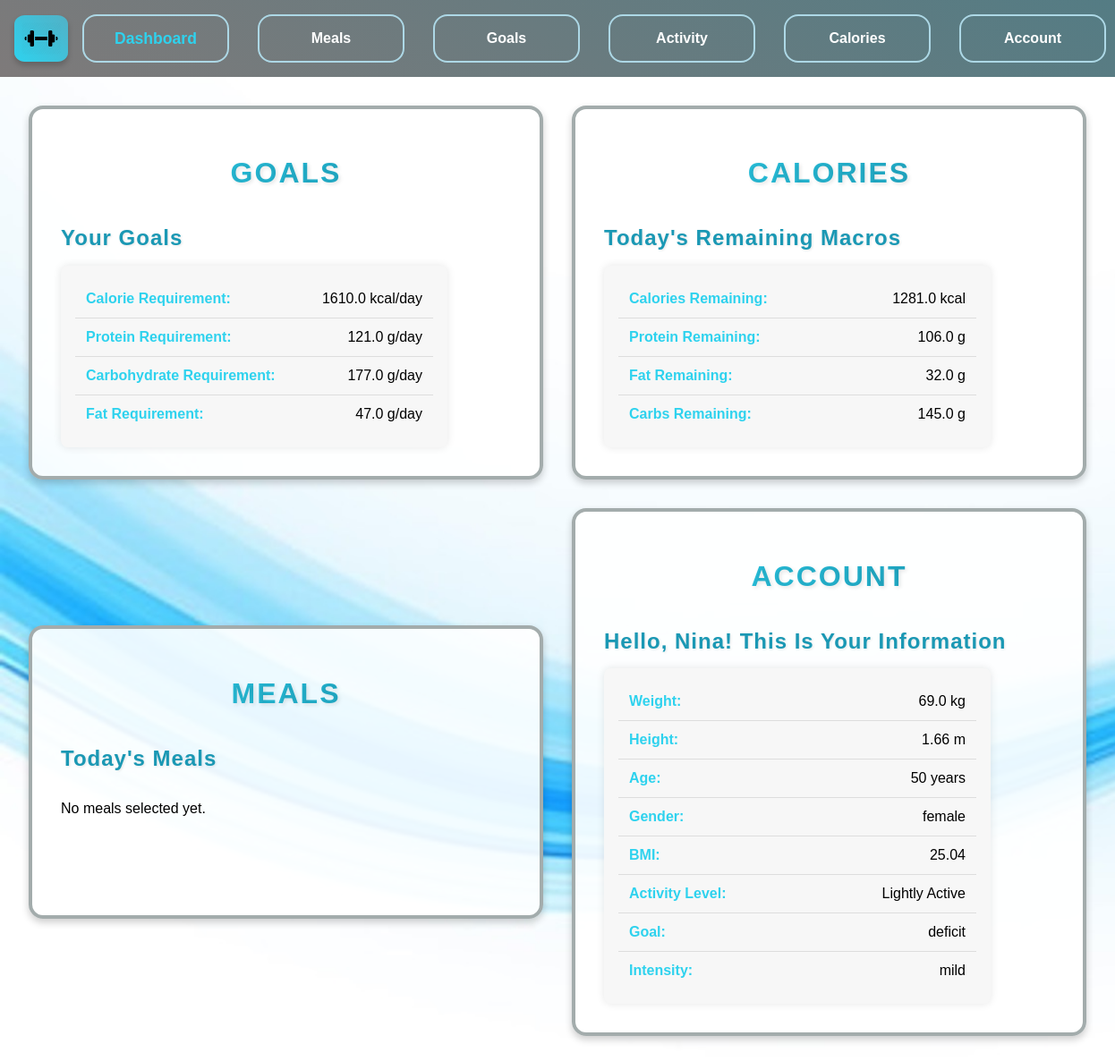
Before: /dashboard (signed in) with the older database file.
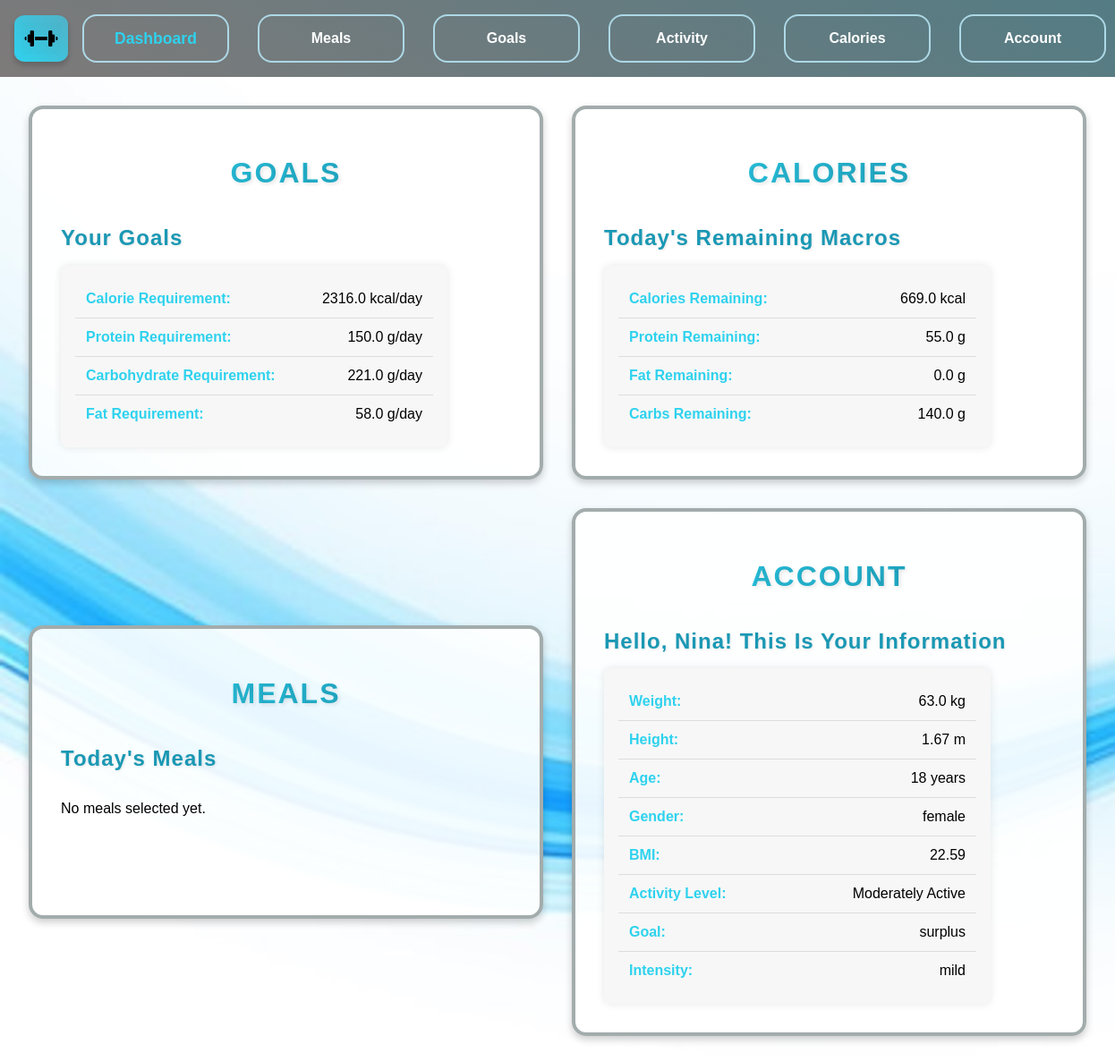
After: the same page with the newer database file.
### app.py (models this page shows, shortened)
class User(db.Model):
    id = db.Column(db.Integer, primary_key=True)
    username = db.Column(db.String(100))
    weight = db.Column(db.Float, default=90)
    height = db.Column(db.Float, default=1.75)
    age = db.Column(db.Integer, default=48)
    gender = db.Column(db.String(10), default='male')
    bmi = db.Column(db.Float)
    bmr = db.Column(db.Float)
    tdee = db.Column(db.Float)
    exercise_level = db.Column(db.String(20), default='sedentary')
    goal = db.Column(db.String(20), default='maintain')
    intensity = db.Column(db.String(20))
    caloriesRequired = db.Column(db.Float)
    proteinRatio = db.Column(db.Float)
    fatRatio = db.Column(db.Float)
    carbRatio = db.Column(db.Float)
    proteinRequired = db.Column(db.Float)
    fatRequired = db.Column(db.Float)
    carbRequired = db.Column(db.Float)
    caloriesRemaining = db.Column(db.Float)
    proteinRemaining = db.Column(db.Float)
    fatRemaining = db.Column(db.Float)
    carbRemaining = db.Column(db.Float)
    last_reset = db.Column(db.Date, default=lambda: datetime.now(timezone.utc).date())
    meals = db.relationship('UserMeals', backref='user', lazy=True, cascade="all, delete-orphan")

### app.py (the view)
@app.route('/dashboard')
def dashboard():
    if 'username' not in session:
        return redirect(url_for('login'))
    username = session.get('username')
    found_user = User.query.filter_by(username=username).first()
    if not user_details_complete(found_user):
        flash("Please complete your account details before using the program.", "warning")
        return redirect(url_for('account'))
    today = datetime.now(timezone.utc).date()
    user_meals = (
        db.session.query(UserMeals, Meal)
        .join(Meal)
        .filter(UserMeals.user_id == found_user.id)
        .filter(UserMeals.date_added >= today)
        .all()
    )
    return render_template('dashboard.html',
                           username=username,
                           user_db=found_user,
                           user_meals=user_meals
                           )

### modules.py (called while the page is built)
def user_details_complete(user):
    return all([
        user.weight is not None,
        user.height is not None,
        user.age is not None,
        user.gender is not None,
        user.exercise_level is not None,
        user.caloriesRequired is not None,
        user.proteinRequired is not None,
        user.fatRequired is not None,
        user.carbRequired is not None
    ])

### templates/dashboard.html (shortened to what this page needs)
{% extends "base.html" %}
{% block content %}
<div class="content">
    <div class="section-box">
        <h1>Goals</h1>
        <h3>Your Goals</h3>
        <ul class="user-list">
            <li><strong>Calorie Requirement:</strong> {{ user_db.caloriesRequired if user_db.caloriesRequired else 'Not Set' }} kcal/day</li>
            <li><strong>Protein Requirement:</strong> {{ user_db.proteinRequired if user_db.proteinRequired else 'Not Set' }} g/day</li>
            <li><strong>Carbohydrate Requirement:</strong> {{ user_db.carbRequired if user_db.carbRequired else 'Not Set' }} g/day</li>
            <li><strong>Fat Requirement:</strong> {{ user_db.fatRequired if user_db.fatRequired else 'Not Set' }} g/day</li>
        </ul>
    </div>
    <div class="section-box">
        <h1>Calories</h1>
        <h3>Today's Remaining Macros</h3>
        <ul class="user-list">
            <li><strong>Calories Remaining:</strong> {{ user_db.caloriesRemaining }} kcal</li>
            <li><strong>Protein Remaining:</strong> {{ user_db.proteinRemaining }} g</li>
            <li><strong>Fat Remaining:</strong> {{ user_db.fatRemaining }} g</li>
            <li><strong>Carbs Remaining:</strong> {{ user_db.carbRemaining }} g</li>
        </ul>
    </div>
    <div class="section-box">
        <h1>Meals</h1>
        <h3>Today's Meals</h3>
        {% if user_meals %}
            <table>
                <thead>
                    <tr>
                        <th>Meal Name</th>
                        <th>Amount (g)</th>
                        <th>Calories</th>
                        <th>Protein (g)</th>
                        <th>Carbs (g)</th>
                        <th>Fat (g)</th>
                    </tr>
                </thead>
                <tbody>
                    {% for user_meal, meal in user_meals %}
                    <tr>
                        <td>{{ meal.food_name }}</td>
                        <td>{{ user_meal.amount }}</td>
                        <td>{{ user_meal.calories }}</td>
                        <td>{{ user_meal.protein }}</td>
                        <td>{{ user_meal.carbs }}</td>
                        <td>{{ user_meal.fat }}</td>
                    </tr>
                    {% endfor %}
                </tbody>
            </table>
        {% else %}
            <p>No meals selected yet.</p>
        {% endif %}
    </div>
    <div class="section-box">
        <h1>Account</h1>
        <h3>Hello, {{ user_db.username }}! This is your information</h3>
        <ul class="user-list">
            <li><strong>Weight:</strong> {{ user_db.weight if user_db.weight else 90 }} kg</li>
            <li><strong>Height:</strong> {{ user_db.height if user_db.height else 1.75 }} m</li>
            <li><strong>Age:</strong> {{ user_db.age if user_db.age else 48 }} years</li>
            <li><strong>Gender:</strong> {{ user_db.gender if user_db.gender else 'male' }}</li>
            <li><strong>BMI:</strong> {{ user_db.bmi if user_db.bmi else 'Not Calculated' }}</li>
            <li><strong>Activity Level:</strong> {{ user_db.exercise_level.replace("_", " ").title() if user_db.exercise_level else 'Not Set' }}</li>
            <li><strong>Goal:</strong> {{ user_db.goal if user_db.goal else 'Not Set' }}</li>
            <li><strong>Intensity:</strong> {{ user_db.intensity if user_db.intensity else 'Not Set' }}</li>
        </ul>
    </div>
</div>
{% endblock %}

### templates/base.html (shortened to what this page needs)
<!DOCTYPE html>
<html lang="en">
<head>
    <link rel="stylesheet" href="{{ url_for('static', filename='style.css') }}">
<body>
    <nav class="navbar">
        <ul class="navbar_items">
            <li>
                <img src="{{ url_for('static', filename='images/icon.png') }}" height="45" class="navbar_logo"/>
            </li>
            <li>
                <a href=/dashboard class="navbar_links {% if request.path == '/dashboard' %}active{% endif %}">Dashboard</a>
            </li>
            <li>
                <a href="/meals" class="navbar_links {% if request.path == '/meals' %}active{% endif %}">Meals</a>
            </li>
            <li>
                <a href="/goals" class="navbar_links {% if request.path == '/goals' %}active{% endif %}">Goals</a>
            </li>
            <li>
                <a href="/activity" class="navbar_links {% if request.path == '/activity' %}active{% endif %}">Activity</a>
            </li>
            <li>
                <a href="/calories" class="navbar_links {% if request.path == '/calories' %}active{% endif %}">Calories</a>
            </li>
            <li>
                <a href="/account" class="navbar_links {% if request.path == '/account' %}active{% endif %}">Account</a>
            </li>
        </ul>
    </nav>
    <main>
        {% block content %}  {% endblock %}
    </main>
</body>
</html>

### static/style.css (style rules this page uses)
html, body { background-image: url("./images/background.jpg"); background-size: cover; background-attachment: fixed; height: 100%; margin: 0rem; display: flex; flex-direction: column; box-sizing: border-box; font-family: sans-serif; }
.navbar_items { list-style-type: none; background: linear-gradient(30deg, #7e7a7a, #547c84); padding: 0 1rem; margin: 0; display: flex; justify-content: space-around; align-items: center; }
.navbar_links { padding: 1rem; width: 10rem; color: white; text-decoration: none; font-weight: bold; transition: all 0.3s ease; display: flex; justify-content: center; }
.navbar li { margin: 1rem; width: 10rem; border: 2px solid lightblue; border-radius: 1rem; display: flex; justify-content: center; }
.navbar_links.active { font-weight: bold; color: #2ed2ee; transform: scale(1.1); }
.navbar_logo { border-radius: 20%; width: 2.75rem; height: 2.25rem; background: linear-gradient(45deg, #2ed2ee, #52b1c6); padding: 0.5rem; box-shadow: 0px 4px 6px rgba(0, 0, 0, 0.2); transition: transform 0.3s ease-in-out, box-shadow 0.3s ease-in-out; }
.navbar_items li:first-child { border: none; background: transparent; margin: 0; padding: 0; width: auto; }
.section-box { display: flex; flex-direction: column; flex-grow: 1; border: 0.3rem solid rgb(163, 172, 172); padding: 2rem; margin: 1rem; border-radius: 1rem; background-color: rgba(255, 255, 255, 0.9); width: 40%; box-shadow: 0 0.25rem 0.5rem rgba(0, 0, 0, 0.2); transition: transform 0.3s ease-in-out; overflow: hidden; min-height: 16rem; }
.content { display: flex; flex-wrap: wrap; justify-content: space-between; align-items: center; padding: 1rem; }
h1 { font-size: 2rem; font-weight: bold; text-align: center; text-transform: uppercase; background: linear-gradient(45deg, #2ed2ee, #1a98b4); background-clip: text; -webkit-background-clip: text; color: transparent; letter-spacing: 2px; text-shadow: 2px 2px 4px rgba(0, 0, 0, 0.1); margin-bottom: 1rem; }
h3 { font-size: 1.5rem; font-weight: bold; color: #1a98b4; text-transform: capitalize; letter-spacing: 1px; margin-bottom: 0.75rem; padding-bottom: 0.3rem; display: inline-block; text-shadow: 1px 1px 3px rgba(0, 0, 0, 0.1); }
.user-list { list-style: none; padding: 1rem; margin: 0; background: #f7f7f7; border-radius: 0.5rem; box-shadow: 0 0 10px rgba(0, 0, 0, 0.1); max-width: 400px; }
.user-list li { padding: 0.75rem; font-size: 1rem; border-bottom: 1px solid #ddd; display: flex; justify-content: space-between; }
.user-list li:last-child { border-bottom: none; }
.user-list li strong { color: #2ed2ee; }

Changed rows visible on the page:
changed User "Nina": caloriesRequired "1610.0" → "2316.0"; proteinRequired "121.0" → "150.0"; carbRequired "177.0" → "221.0"; fatRequired "47.0" → "58.0"; caloriesRemaining "1281.0" → "669.0"; proteinRemaining "106.0" → "55.0"; fatRemaining "32.0" → "0.0"; carbRemaining "145.0" → "140.0"; weight "69.0" → "63.0"; height "1.66" → "1.67"; age "50" → "18"; bmi "25.04" → "22.59"; exercise_level.replace "Lightly Active" → "Moderately Active"; goal "deficit" → "surplus"
